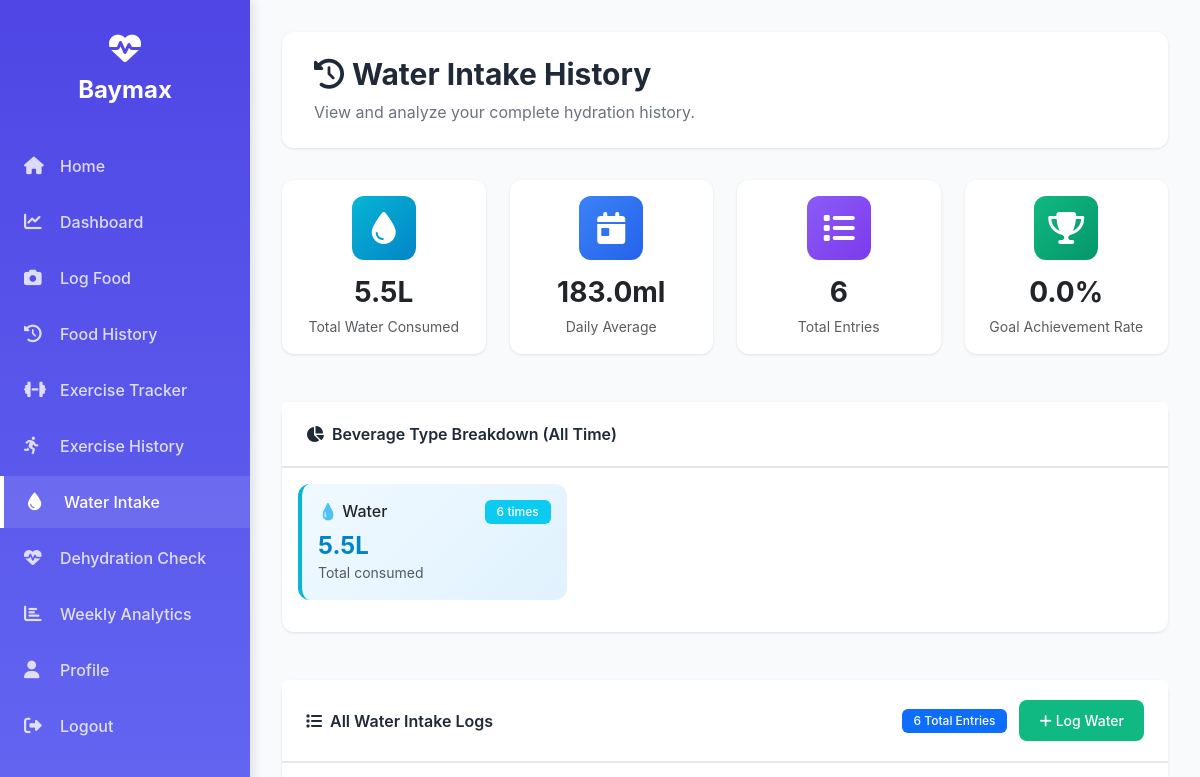
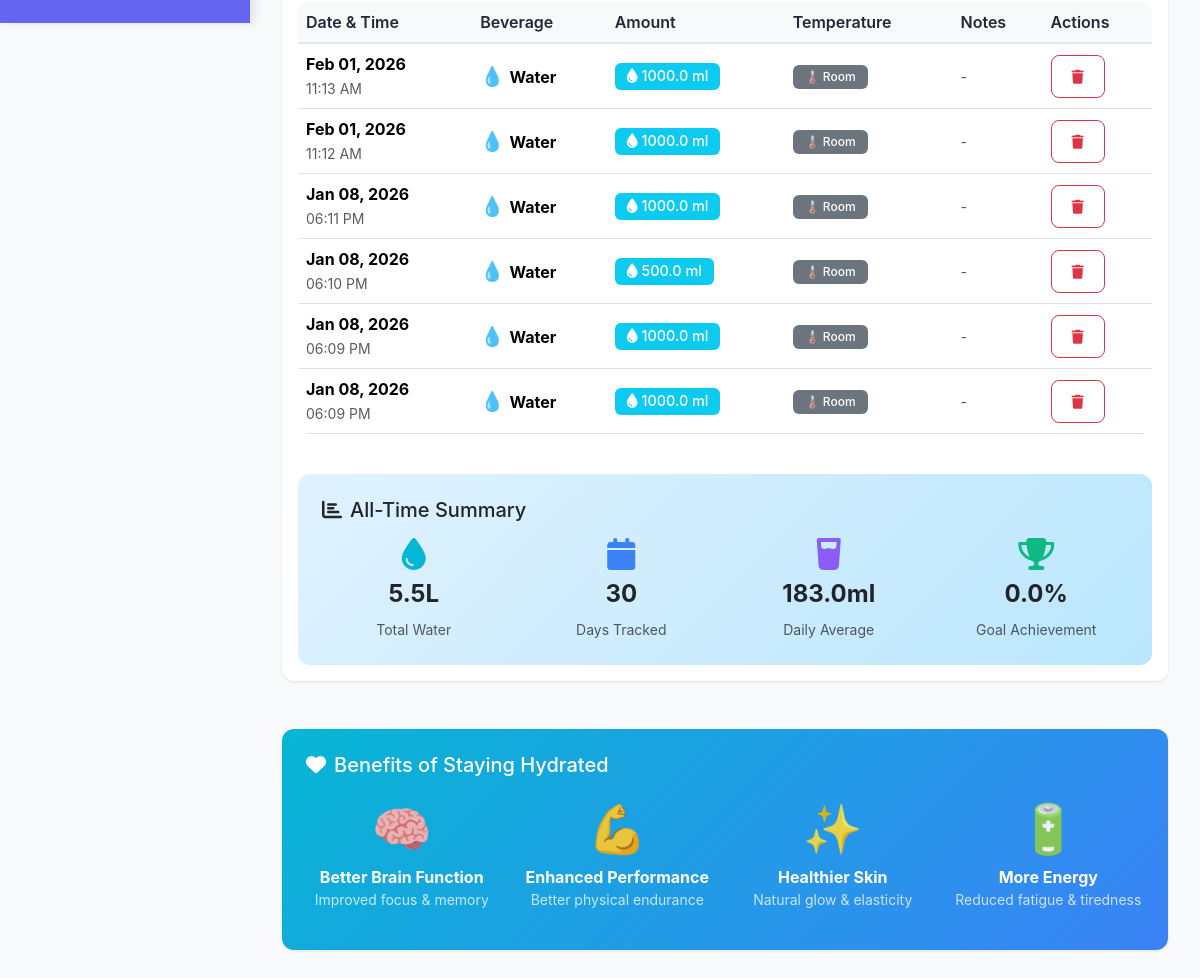
/water_history (signed in), run on the app's committed database (2 pictures, top to bottom).
### app.py (models this page shows)
class WaterIntake(db.Model):
    id = db.Column(db.Integer, primary_key=True)
    user_id = db.Column(db.Integer, db.ForeignKey('user.id'))
    amount_ml = db.Column(db.Float, nullable=False)  # Amount in milliliters
    timestamp = db.Column(db.DateTime, default=lambda: datetime.now(IST).replace(tzinfo=None))
    beverage_type = db.Column(db.String(50), default='water')  # water, tea, coffee, juice, etc.
    temperature = db.Column(db.String(20), default='room')  # cold, room, hot
    notes = db.Column(db.String(200), nullable=True)

### app.py (the view)
@app.route('/water_history')
@login_required
def water_history():
    logs = WaterIntake.query.filter_by(user_id=current_user.id).order_by(WaterIntake.timestamp.desc()).all()
    total_water = sum(log.amount_ml for log in logs)
    total_entries = len(logs)
    goal = WaterGoal.query.filter_by(user_id=current_user.id).first()
    daily_goal = goal.daily_goal_ml if goal else 2000
    if logs:
        first_log = logs[-1].timestamp
        days_tracked = (datetime.utcnow() - first_log).days + 1
        average_daily = round(total_water / days_tracked, 0) if days_tracked > 0 else 0
    else:
        days_tracked = 0
        average_daily = 0
    days_achieved_goal = 0
    daily_totals = {}
    for log in logs:
        date_key = log.timestamp.strftime('%Y-%m-%d')
        if date_key not in daily_totals:
            daily_totals[date_key] = 0
        daily_totals[date_key] += log.amount_ml
    for day_total in daily_totals.values():
        if day_total >= daily_goal:
            days_achieved_goal += 1
    achievement_rate = round((days_achieved_goal / len(daily_totals) * 100), 1) if daily_totals else 0
    beverage_breakdown = {}
    for log in logs:
        bev_type = log.beverage_type
        if bev_type not in beverage_breakdown:
            beverage_breakdown[bev_type] = {'count': 0, 'total_ml': 0}
        beverage_breakdown[bev_type]['count'] += 1
        beverage_breakdown[bev_type]['total_ml'] += log.amount_ml
    return render_template('water_history.html',
                         logs=logs,
                         total_water=total_water,
                         total_entries=total_entries,
                         days_tracked=days_tracked,
                         average_daily=average_daily,
                         achievement_rate=achievement_rate,
                         daily_goal=daily_goal,
                         beverage_breakdown=beverage_breakdown)

### templates/water_history.html (shortened to what this page needs)
{% extends "base.html" %}
{% block content %}
<div class="content-header">
    <h1><i class="fas fa-history me-2"></i>Water Intake History</h1>
    <p>View and analyze your complete hydration history.</p>
</div>
<div class="row g-4 mb-4">
    <div class="col-md-3">
        <div class="card">
            <div class="card-body text-center">
                <div style="width: 64px; height: 64px; background: linear-gradient(135deg, #06b6d4, #0284c7); border-radius: 12px; display: flex; align-items: center; justify-content: center; margin: 0 auto 1rem;">
                    <i class="fas fa-tint text-white fa-2x"></i>
                </div>
                <h3 class="mb-1 fw-bold">{{ (total_water / 1000)|round(1) }}L</h3>
                <small class="text-muted">Total Water Consumed</small>
            </div>
        </div>
    </div>
    <div class="col-md-3">
        <div class="card">
            <div class="card-body text-center">
                <div style="width: 64px; height: 64px; background: linear-gradient(135deg, #3b82f6, #2563eb); border-radius: 12px; display: flex; align-items: center; justify-content: center; margin: 0 auto 1rem;">
                    <i class="fas fa-calendar-day text-white fa-2x"></i>
                </div>
                <h3 class="mb-1 fw-bold">{{ average_daily }}ml</h3>
                <small class="text-muted">Daily Average</small>
            </div>
        </div>
    </div>
    <div class="col-md-3">
        <div class="card">
            <div class="card-body text-center">
                <div style="width: 64px; height: 64px; background: linear-gradient(135deg, #8b5cf6, #7c3aed); border-radius: 12px; display: flex; align-items: center; justify-content: center; margin: 0 auto 1rem;">
                    <i class="fas fa-list text-white fa-2x"></i>
                </div>
                <h3 class="mb-1 fw-bold">{{ total_entries }}</h3>
                <small class="text-muted">Total Entries</small>
            </div>
        </div>
    </div>
    <div class="col-md-3">
        <div class="card">
            <div class="card-body text-center">
                <div style="width: 64px; height: 64px; background: linear-gradient(135deg, #10b981, #059669); border-radius: 12px; display: flex; align-items: center; justify-content: center; margin: 0 auto 1rem;">
                    <i class="fas fa-trophy text-white fa-2x"></i>
                </div>
                <h3 class="mb-1 fw-bold">{{ achievement_rate }}%</h3>
                <small class="text-muted">Goal Achievement Rate</small>
            </div>
        </div>
    </div>
</div>
{% if beverage_breakdown %}
<div class="row mb-4">
    <div class="col-12">
        <div class="card">
            <div class="card-header">
                <i class="fas fa-chart-pie me-2"></i>Beverage Type Breakdown (All Time)
            </div>
            <div class="card-body">
                <div class="row">
                    {% for beverage, data in beverage_breakdown.items() %}
                    <div class="col-md-4 mb-3">
                        <div class="p-3" style="background: linear-gradient(135deg, #f0f9ff 0%, #e0f2fe 100%); border-radius: 12px; border-left: 4px solid #06b6d4;">
                            <div class="d-flex justify-content-between align-items-center mb-2">
                                <h6 class="mb-0">
                                    {% if beverage == 'water' %}💧
                                    {% elif beverage == 'tea' %}🍵
                                    {% elif beverage == 'coffee' %}☕
                                    {% elif beverage == 'juice' %}🧃
                                    {% elif beverage == 'milk' %}🥛
                                    {% elif beverage == 'smoothie' %}🥤
                                    {% else %}🥤{% endif %}
                                    {{ beverage|title }}
                                </h6>
                                <span class="badge bg-info">{{ data.count }} times</span>
                            </div>
                            <h4 class="mb-0 fw-bold" style="color: #0284c7;">{{ (data.total_ml / 1000)|round(1) }}L</h4>
                            <small class="text-muted">Total consumed</small>
                        </div>
                    </div>
                    {% endfor %}
                </div>
            </div>
        </div>
    </div>
</div>
{% endif %}
<div class="row">
    <div class="col-12">
        <div class="card">
            <div class="card-header d-flex justify-content-between align-items-center">
                <span><i class="fas fa-list me-2"></i>All Water Intake Logs</span>
                <div>
                    <span class="badge bg-primary">{{ logs|length }} Total Entries</span>
                    <a href="{{ url_for('water_intake') }}" class="btn btn-sm btn-success ms-2">
                        <i class="fas fa-plus me-1"></i>Log Water
                    </a>
                </div>
            </div>
            <div class="card-body">
                {% if logs %}
                <div class="table-responsive">
                    <table class="table table-hover align-middle">
                        <thead class="table-light">
                            <tr>
                                <th>Date & Time</th>
                                <th>Beverage</th>
                                <th>Amount</th>
                                <th>Temperature</th>
                                <th>Notes</th>
                                <th>Actions</th>
                            </tr>
                        </thead>
                        <tbody>
                            {% for log in logs %}
                            <tr>
                                <td>
                                    <div>
                                        <strong>{{ log.timestamp.strftime('%b %d, %Y') }}</strong>
                                        <br>
                                        <small class="text-muted">{{ log.timestamp.strftime('%I:%M %p') }}</small>
                                    </div>
                                </td>
                                <td>
                                    <span style="font-size: 1.2rem;">
                                        {% if log.beverage_type == 'water' %}💧
                                        {% elif log.beverage_type == 'tea' %}🍵
                                        {% elif log.beverage_type == 'coffee' %}☕
                                        {% elif log.beverage_type == 'juice' %}🧃
                                        {% elif log.beverage_type == 'milk' %}🥛
                                        {% elif log.beverage_type == 'smoothie' %}🥤
                                        {% else %}🥤{% endif %}
                                    </span>
                                    <strong>{{ log.beverage_type|title }}</strong>
                                </td>
                                <td>
                                    <span class="badge bg-info" style="font-size: 0.9rem;">
                                        <i class="fas fa-tint me-1"></i>{{ log.amount_ml }} ml
                                    </span>
                                </td>
                                <td>
                                    {% if log.temperature == 'cold' %}
                                        <span class="badge bg-primary">❄️ Cold</span>
                                    {% elif log.temperature == 'hot' %}
                                        <span class="badge bg-danger">🔥 Hot</span>
                                    {% else %}
                                        <span class="badge bg-secondary">🌡️ Room</span>
                                    {% endif %}
                                </td>
                                <td>
                                    {% if log.notes %}
                                        <small class="text-muted">{{ log.notes[:50] }}{% if log.notes|length > 50 %}...{% endif %}</small>
                                    {% else %}
                                        <small class="text-muted">-</small>
                                    {% endif %}
                                </td>
                                <td>
                                    <form method="post" action="{{ url_for('delete_water', intake_id=log.id) }}"
                                          style="display: inline;"
                                          onsubmit="return confirm('Are you sure you want to delete this water log?');">
                                        <button type="submit" class="btn btn-sm btn-outline-danger" title="Delete">
                                            <i class="fas fa-trash"></i>
                                        </button>
                                    </form>
                                </td>
                            </tr>
                            {% endfor %}
                        </tbody>
                    </table>
                </div>
                <div class="mt-4 p-4" style="background: linear-gradient(135deg, #e0f2fe 0%, #bae6fd 100%); border-radius: 12px;">
                    <h5 class="mb-3"><i class="fas fa-chart-bar me-2"></i>All-Time Summary</h5>
                    <div class="row text-center">
                        <div class="col-md-3">
                            <div class="mb-2">
                                <i class="fas fa-tint fa-2x" style="color: #06b6d4;"></i>
                            </div>
                            <h4 class="fw-bold">{{ (total_water / 1000)|round(1) }}L</h4>
                            <small class="text-muted">Total Water</small>
                        </div>
                        <div class="col-md-3">
                            <div class="mb-2">
                                <i class="fas fa-calendar fa-2x" style="color: #3b82f6;"></i>
                            </div>
                            <h4 class="fw-bold">{{ days_tracked }}</h4>
                            <small class="text-muted">Days Tracked</small>
                        </div>
                        <div class="col-md-3">
                            <div class="mb-2">
                                <i class="fas fa-glass-water fa-2x" style="color: #8b5cf6;"></i>
                            </div>
                            <h4 class="fw-bold">{{ average_daily }}ml</h4>
                            <small class="text-muted">Daily Average</small>
                        </div>
                        <div class="col-md-3">
                            <div class="mb-2">
                                <i class="fas fa-trophy fa-2x" style="color: #10b981;"></i>
                            </div>
                            <h4 class="fw-bold">{{ achievement_rate }}%</h4>
                            <small class="text-muted">Goal Achievement</small>
                        </div>
                    </div>
                </div>
                {% endif %}
            </div>
        </div>
    </div>
</div>
<div class="row mt-4">
    <div class="col-12">
        <div class="card" style="background: linear-gradient(135deg, #06b6d4 0%, #3b82f6 100%); color: white; border: none;">
            <div class="card-body p-4">
                <h5 class="mb-3"><i class="fas fa-heart me-2"></i>Benefits of Staying Hydrated</h5>
                <div class="row">
                    <div class="col-md-3 text-center mb-3">
                        <div style="font-size: 3rem; opacity: 0.9;">🧠</div>
                        <strong>Better Brain Function</strong>
                        <small class="d-block opacity-75">Improved focus & memory</small>
                    </div>
                    <div class="col-md-3 text-center mb-3">
                        <div style="font-size: 3rem; opacity: 0.9;">💪</div>
                        <strong>Enhanced Performance</strong>
                        <small class="d-block opacity-75">Better physical endurance</small>
                    </div>
                    <div class="col-md-3 text-center mb-3">
                        <div style="font-size: 3rem; opacity: 0.9;">✨</div>
                        <strong>Healthier Skin</strong>
                        <small class="d-block opacity-75">Natural glow & elasticity</small>
                    </div>
                    <div class="col-md-3 text-center mb-3">
                        <div style="font-size: 3rem; opacity: 0.9;">🔋</div>
                        <strong>More Energy</strong>
                        <small class="d-block opacity-75">Reduced fatigue & tiredness</small>
                    </div>
                </div>
            </div>
        </div>
    </div>
</div>
{% endblock %}

### data on the page
WaterIntake: beverage_type "Water", count "6", total_ml "5.5", timestamp "Feb 01, 2026", timestamp "11:13 AM", amount_ml "1000.0", temperature "🌡️ Room"
WaterIntake: timestamp "Feb 01, 2026", timestamp "11:12 AM", beverage_type "Water", amount_ml "1000.0", temperature "🌡️ Room"
WaterIntake: timestamp "Jan 08, 2026", timestamp "06:11 PM", beverage_type "Water", amount_ml "1000.0", temperature "🌡️ Room"
WaterIntake: timestamp "Jan 08, 2026", timestamp "06:10 PM", beverage_type "Water", amount_ml "500.0", temperature "🌡️ Room"
WaterIntake: timestamp "Jan 08, 2026", timestamp "06:09 PM", beverage_type "Water", amount_ml "1000.0", temperature "🌡️ Room"
WaterIntake: timestamp "Jan 08, 2026", timestamp "06:09 PM", beverage_type "Water", amount_ml "1000.0", temperature "🌡️ Room"

### other printed values
{{ (total_water / 1000)|round(1) }} "5.5"
{{ total_entries }} "6"
{{ achievement_rate }} "0.0"
{{ logs|length }} "6"
